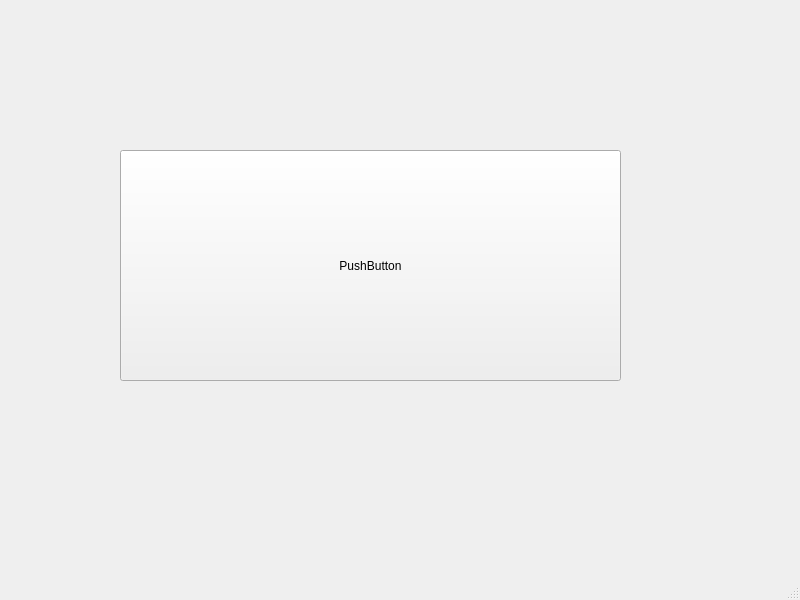
<?xml version="1.0" encoding="UTF-8"?>
<ui version="4.0">
 <class>MainWindow</class>
 <widget class="QMainWindow" name="MainWindow">
  <property name="geometry">
   <rect>
    <x>0</x>
    <y>0</y>
    <width>800</width>
    <height>600</height>
   </rect>
  </property>
  <property name="windowTitle">
   <string>MainWindow</string>
  </property>
  <widget class="QWidget" name="centralwidget">
   <widget class="QPushButton" name="pushButton">
    <property name="geometry">
     <rect>
      <x>120</x>
      <y>150</y>
      <width>501</width>
      <height>231</height>
     </rect>
    </property>
    <property name="text">
     <string>PushButton</string>
    </property>
   </widget>
  </widget>
  <widget class="QMenuBar" name="menubar">
   <property name="geometry">
    <rect>
     <x>0</x>
     <y>0</y>
     <width>800</width>
     <height>26</height>
    </rect>
   </property>
  </widget>
  <widget class="QStatusBar" name="statusbar"/>
 </widget>
 <resources/>
 <connections/>
</ui>
